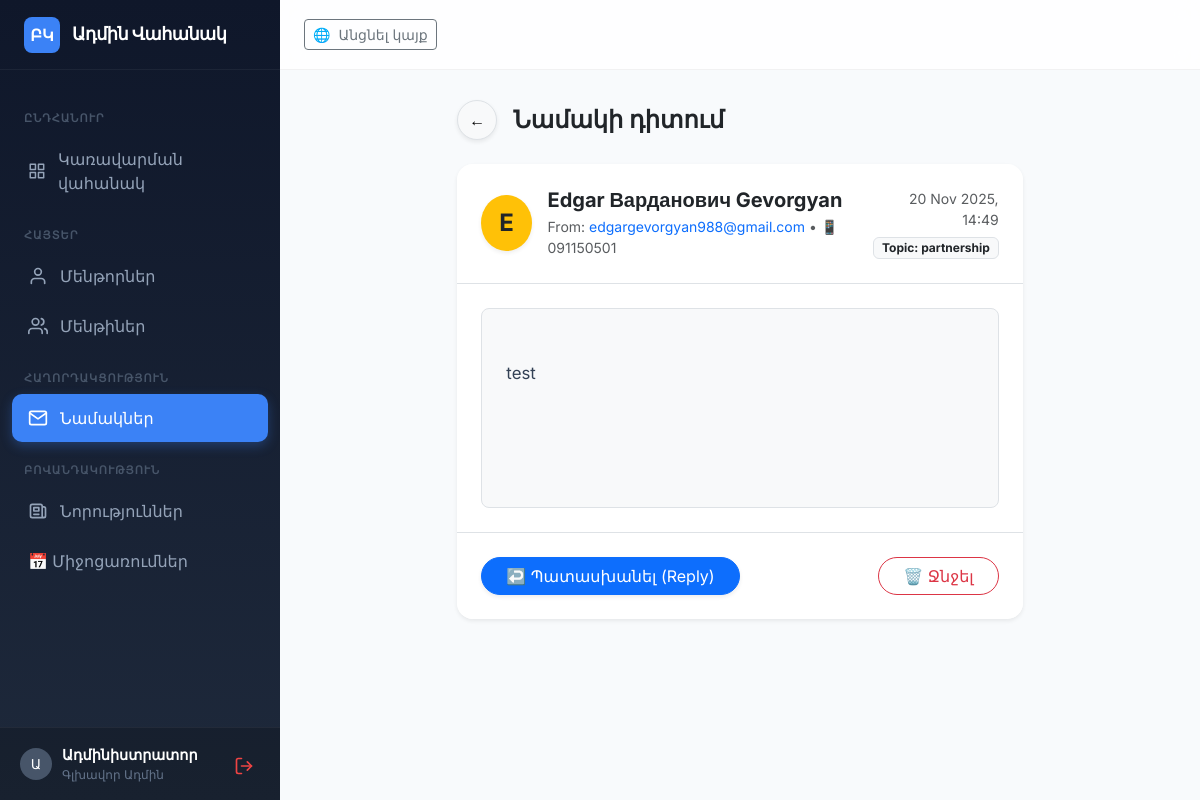
The page /admin/messages/3 (signed in) on the database its author committed.
### tables this page shows
CREATE TABLE `contact_messages` (
  `id` int(11) NOT NULL,
  `reference` varchar(30) DEFAULT NULL,
  `full_name` varchar(100) NOT NULL,
  `email` varchar(100) NOT NULL,
  `phone` varchar(50) DEFAULT NULL,
  `topic` varchar(50) DEFAULT NULL,
  `message` text NOT NULL,
  `status` enum('new','processed') DEFAULT 'new',
  `created_at` datetime DEFAULT current_timestamp()
);

### app/Controllers/Admin/MessagesController.php (called while the page is built, shortened)
<?php
class MessagesController extends Controller {
    public function show(string $id) {
        $msg = ContactMessage::getById((int)$id);
        if ($msg['status'] === 'new') {
            $msg['status'] = 'processed';
        }
        View::render('admin/messages/show', ['msg' => $msg], 'admin_layout');
    }
}

### index.php (called while the page is built, shortened)
<?php
$config = require __DIR__ . '/config/config.php';
spl_autoload_register(function ($class) {
    $base_dir = __DIR__ . '/';
    $map = [
        'Core\\' => 'core/',
        'Config\\' => 'config/',
        'App\\Controllers\\' => 'app/Controllers/',
        'App\\Models\\' => 'app/Models/',
        'App\\Middleware\\' => 'app/Middleware/',
        'App\\Services\\' => 'app/Services/',
    ];
    foreach ($map as $ns => $dir) {
        if (str_starts_with($class, $ns)) {
            $relative_class = substr($class, strlen($ns));
            $file = $base_dir . $dir . str_replace('\\', '/', $relative_class) . '.php';
            if (file_exists($file)) {
                return;
            }
        }
    }
});
try {
    $router = new Core\Router();
    $router->loadRoutes(__DIR__ . '/routes/web.php');
    $router->dispatch($_SERVER['REQUEST_URI'], $_SERVER['REQUEST_METHOD']);
} catch (Throwable $e) {
    error_log($e->getMessage());
    http_response_code(500);
    echo "Internal Server Error: " . $e->getMessage();
}

### core/Url.php (called while the page is built, shortened)
<?php
class Url {
    public static function base(): string {
        $scriptName = $_SERVER['SCRIPT_NAME'];
        $dir = dirname($scriptName);
        $dir = str_replace('\\', '/', $dir);
        return $dir === '/' ? '' : $dir;
    }
    public static function to(string $path = ''): string {
        $path = ltrim($path, '/');
        return self::base() . '/' . $path;
    }
}

### core/Database.php (called while the page is built, shortened)
<?php
class Database {
    private static ?PDO $pdo = null;
    public static function connect(): PDO {
        if (self::$pdo === null) {
            $configFile = __DIR__ . '/../config/config.php';
            $config = require $configFile;
            $dbConf = $config['db'];
            $driver = $dbConf['driver'] ?? 'mysql';
            $dsn = "{$driver}:host={$dbConf['host']};dbname={$dbConf['dbname']};charset={$dbConf['charset']}";
            $options = $dbConf['options'] ?? [
                PDO::ATTR_ERRMODE            => PDO::ERRMODE_EXCEPTION,
                PDO::ATTR_DEFAULT_FETCH_MODE => PDO::FETCH_ASSOC,
                PDO::ATTR_EMULATE_PREPARES   => false,
                PDO::ATTR_STRINGIFY_FETCHES  => false,
            ];
            try {
                self::$pdo = new PDO($dsn, $dbConf['user'], $dbConf['pass'], $options);
            } catch (PDOException $e) {
                error_log("Database Connection Error: " . $e->getMessage());
                if (($config['env'] ?? 'production') === 'development') {
                    throw $e;
                }
                http_response_code(500);
                echo "Сервис временно недоступен (ошибка подключения к БД).";
                exit;
            }
        }
        return self::$pdo;
    }
}

### config/config.php (called while the page is built, shortened)
<?php
return [
    'app_name' => 'Business & Education Association',
    'base_url' => 'http://localhost',
    'env'      => 'development',
    'db' => [
        'driver'  => 'mysql',
        'host'    => 'localhost',
        'dbname'  => 'be_association_db',
        'user'    => 'root',
        'pass'    => '',
        'charset' => 'utf8mb4',
        'options' => [
            PDO::ATTR_ERRMODE            => PDO::ERRMODE_EXCEPTION,
            PDO::ATTR_DEFAULT_FETCH_MODE => PDO::FETCH_ASSOC,
            PDO::ATTR_EMULATE_PREPARES   => false,
            PDO::ATTR_STRINGIFY_FETCHES  => false,
        ]
    ],
    'session' => [
        'name'     => 'BE_SESSION',
        'lifetime' => 7200,
        'secure'   => false,
        'httponly' => true,
        'samesite' => 'Strict',
    ],
];

### core/Model.php (called while the page is built, shortened)
<?php
abstract class Model {
    protected static function db(): PDO {
        return Database::connect();
    }
}

### app/Models/ContactMessage.php (called while the page is built, shortened)
<?php
class ContactMessage extends Model {
    public static function getById(int $id): ?array {
        $stmt = self::db()->prepare("SELECT * FROM contact_messages WHERE id = :id LIMIT 1");
        $stmt->execute(['id' => $id]);
        $res = $stmt->fetch(PDO::FETCH_ASSOC);
        return $res ?: null;
    }
}

### app/Views/admin/messages/show.php (the view, shortened to what this page needs)
<div class="row justify-content-center">
    <div class="col-lg-8">
        <div class="mb-4 d-flex align-items-center gap-3">
            <a href="<?= Url::to('admin/messages') ?>" class="btn btn-light border shadow-sm rounded-circle p-0 d-flex align-items-center justify-content-center" style="width:40px; height:40px;">
                ←
            </a>
            <h4 class="mb-0 fw-bold">Նամակի դիտում</h4>
        </div>
        <div class="card shadow-sm border-0 rounded-4 overflow-hidden">
            <div class="card-header bg-white border-bottom p-4">
                <div class="d-flex justify-content-between align-items-start">
                    <div class="d-flex align-items-center gap-3">
                        <div class="rounded-circle bg-warning text-dark d-flex align-items-center justify-content-center fw-bold fs-4 shadow-sm" style="width: 56px; height: 56px;">
                            <?= strtoupper(mb_substr($msg['full_name'], 0, 1)) ?>
                        </div>
                        <div>
                            <h5 class="mb-1 fw-bold text-dark"><?= htmlspecialchars($msg['full_name']) ?></h5>
                            <div class="text-muted small">
                                From: <a href="mailto:<?= $msg['email'] ?>" class="text-decoration-none"><?= htmlspecialchars($msg['email']) ?></a>
                                <?php if($msg['phone']): ?>
                                    • 📱 <?= htmlspecialchars($msg['phone']) ?>
                                <?php endif; ?>
                            </div>
                        </div>
                    </div>
                    <div class="text-end">
                        <div class="small text-muted mb-1"><?= date('d M Y, H:i', strtotime($msg['created_at'])) ?></div>
                        <span class="badge bg-light text-dark border">Topic: <?= htmlspecialchars($msg['topic']) ?></span>
                    </div>
                </div>
            </div>
            <div class="card-body p-4">
                <div class="p-4 bg-light rounded-3 border" style="min-height: 200px; white-space: pre-wrap; font-size: 1.05rem; line-height: 1.6; color: #334155;">
<?= htmlspecialchars($msg['message']) ?>
                </div>
            </div>
            <div class="card-footer bg-white p-4 border-top d-flex justify-content-between align-items-center">
                <a href="mailto:<?= $msg['email'] ?>" class="btn btn-primary px-4 rounded-pill shadow-sm">
                    ↩️ Պատասխանել (Reply)
                </a>
                <form action="<?= Url::to('admin/messages/' . $msg['id'] . '/delete') ?>" method="POST" onsubmit="return confirm('Ջնջե՞լ նամակը:');">
                    <button class="btn btn-outline-danger rounded-pill px-4">
                        🗑️ Ջնջել
                    </button>
                </form>
            </div>
        </div>
    </div>
</div>

### core/Router.php (shortened to what this page needs)
<?php
class Router {
    private array $routes = [];
    private function add(string $method, string $path, array|callable $handler, array $middleware): void {
        $pattern = preg_replace('/\{([a-zA-Z0-9_]+)\}/', '(?P<$1>[^/]+)', $path);
        $pattern = "#^" . $pattern . "$#";
        $this->routes[$method][$pattern] = [
            'handler' => $handler,
            'middleware' => $middleware
        ];
    }
    public function dispatch(string $uri, string $method): void {
        $path = parse_url($uri, PHP_URL_PATH);
        foreach ($this->routes[$method] ?? [] as $pattern => $route) {
            if (preg_match($pattern, $path, $matches)) {
                $params = array_filter($matches, 'is_string', ARRAY_FILTER_USE_KEY);
                $handler = $route['handler'];
                if (is_array($handler)) {
                    [$class, $action] = $handler;
                    $controller = new $class();
                    call_user_func_array([$controller, $action], $params);
                } elseif (is_callable($handler)) {
                    call_user_func_array($handler, $params);
                }
                return;
            }
        }
    }
}

### app/Views/layouts/admin_layout.php (style rules this page uses)
:root { --sidebar-width: 280px; --header-height: 70px; --bg-body: #f8fafc; --bg-sidebar: #0f172a; --text-sidebar: #94a3b8; --text-sidebar-active: #ffffff; --primary: #3b82f6; --primary-hover: #2563eb; --sidebar-item-hover: rgba(255,255,255,0.05); }
body { font-family: 'Inter', sans-serif; background-color: var(--bg-body); overflow-x: hidden; min-height: 100vh; }

### rows shown on the page
contact_messages: full_name "E", full_name "Edgar Варданович Gevorgyan", email "edgargevorgyan988@gmail.com", phone "091150501", created_at "20 Nov 2025, 14:49", topic "partnership", message "test"
